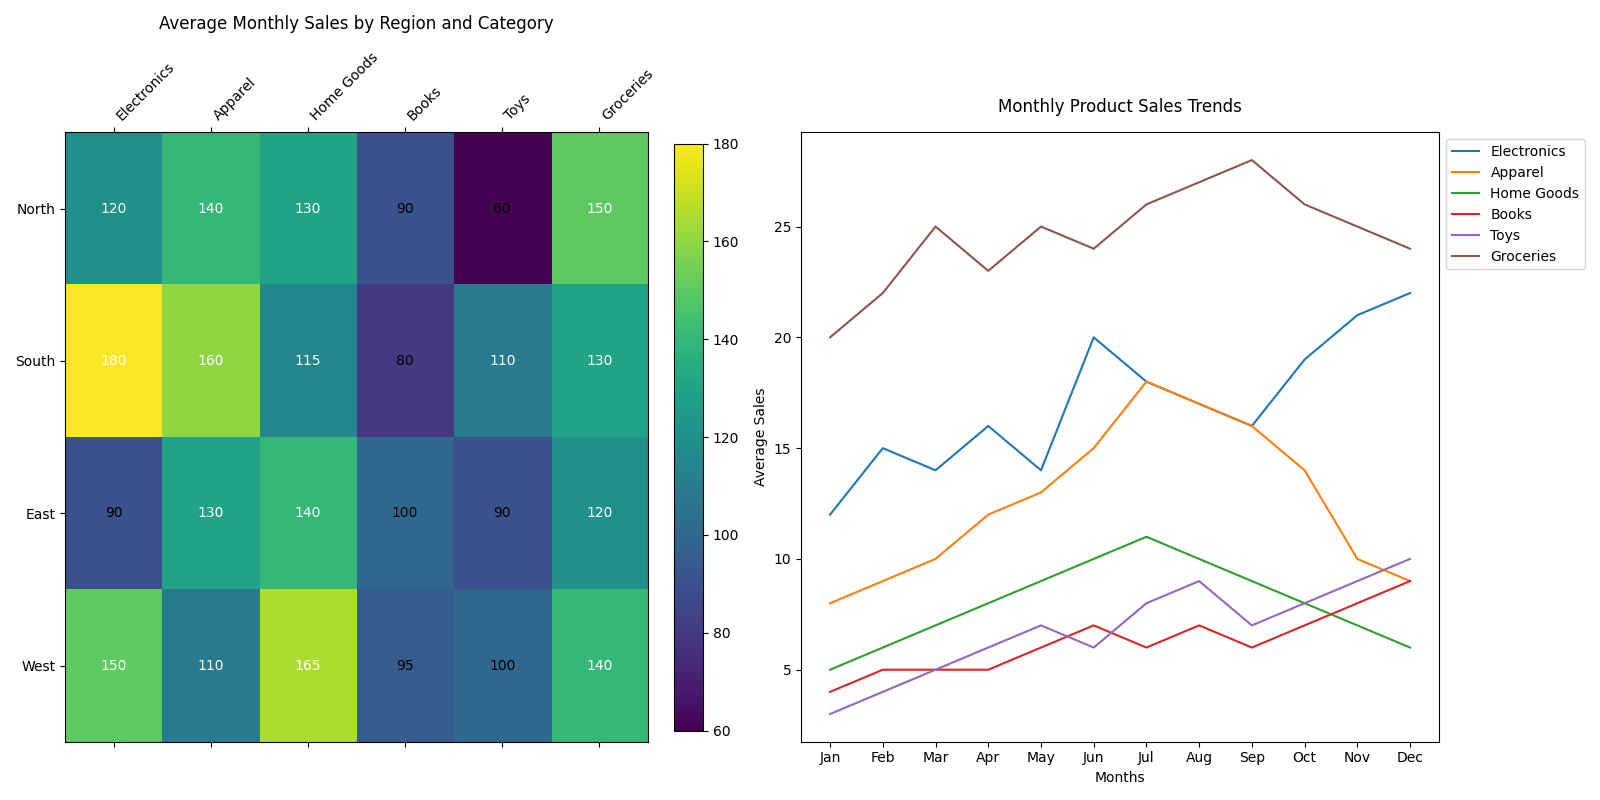

Reproduce this figure in Python.
import matplotlib.pyplot as plt
import numpy as np
import pandas as pd

# Backstory
# We are conducting a study about monthly average sales performance in different product categories across various regions. 
# This study will help the company understand regional preferences and seasonal influences on product sales.

# Define regions and product categories
regions = ["North", "South", "East", "West"]
categories = ["Electronics", "Apparel", "Home Goods", "Books", "Toys", "Groceries"]

# Constructing sales data (monthly average sales for each region-category combination)
# Data is fictional and designed to highlight regional sales trends
sales_data = np.array([
    [120, 140, 130, 90, 60, 150],  # North
    [180, 160, 115, 80, 110, 130], # South
    [90, 130, 140, 100, 90, 120],  # East
    [150, 110, 165, 95, 100, 140], # West
])

# Creating some additional data for subplot to show product trends over the months
months = ["Jan", "Feb", "Mar", "Apr", "May", "Jun", "Jul", "Aug", "Sep", "Oct", "Nov", "Dec"]
product_trends = {
    "Electronics": [12, 15, 14, 16, 14, 20, 18, 17, 16, 19, 21, 22],
    "Apparel": [8, 9, 10, 12, 13, 15, 18, 17, 16, 14, 10, 9],
    "Home Goods": [5, 6, 7, 8, 9, 10, 11, 10, 9, 8, 7, 6],
    "Books": [4, 5, 5, 5, 6, 7, 6, 7, 6, 7, 8, 9],
    "Toys": [3, 4, 5, 6, 7, 6, 8, 9, 7, 8, 9, 10],
    "Groceries": [20, 22, 25, 23, 25, 24, 26, 27, 28, 26, 25, 24]
}

# Convert product trends to matrix for heatmap
trend_data = np.array([product_trends[category] for category in categories])

# Create a figure and subplots
fig, (ax1, ax2) = plt.subplots(1, 2, figsize=(16, 8))

# Plot the main heatmap for regional sales data
cax = ax1.matshow(sales_data, cmap='viridis', aspect='auto')

# Set ticks and labels for the heatmap
ax1.set_xticks(np.arange(len(categories)))
ax1.set_yticks(np.arange(len(regions)))
ax1.set_xticklabels(categories, rotation=45, ha='left')
ax1.set_yticklabels(regions)

# Add color bar
fig.colorbar(cax, ax=ax1, orientation='vertical', fraction=0.046, pad=0.04)
ax1.set_title('Average Monthly Sales by Region and Category', pad=15)

# Annotate heatmap cells with sales values
for i in range(sales_data.shape[0]):
    for j in range(sales_data.shape[1]):
        ax1.text(j, i, f"{sales_data[i, j]:.0f}", ha='center', va='center', color='white' if sales_data[i, j] > 100 else 'black')

# Plot the product trend over the months
ax2.plot(months, trend_data.T)
ax2.set_title('Monthly Product Sales Trends', pad=15)
ax2.set_xlabel('Months')
ax2.set_ylabel('Average Sales')
ax2.legend(categories, loc='upper left', bbox_to_anchor=(1, 1))

# Improve layout
plt.tight_layout()

# Show the plot
plt.show()
